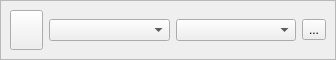
<?xml version="1.0" encoding="UTF-8"?>
<ui version="4.0">
 <class>SerialBox5_lite</class>
 <widget class="QWidget" name="SerialBox5_lite">
  <property name="geometry">
   <rect>
    <x>0</x>
    <y>0</y>
    <width>336</width>
    <height>60</height>
   </rect>
  </property>
  <layout class="QHBoxLayout" name="horizontalLayout">
   <property name="leftMargin">
    <number>0</number>
   </property>
   <property name="topMargin">
    <number>0</number>
   </property>
   <property name="rightMargin">
    <number>0</number>
   </property>
   <property name="bottomMargin">
    <number>0</number>
   </property>
   <item>
    <widget class="QFrame" name="frame">
     <property name="frameShape">
      <enum>QFrame::StyledPanel</enum>
     </property>
     <property name="frameShadow">
      <enum>QFrame::Raised</enum>
     </property>
     <layout class="QHBoxLayout" name="horizontalLayout_3">
      <item>
       <widget class="QPushButton" name="btn_power">
        <property name="maximumSize">
         <size>
          <width>33</width>
          <height>70</height>
         </size>
        </property>
        <property name="checkable">
         <bool>true</bool>
        </property>
       </widget>
      </item>
      <item>
       <layout class="QHBoxLayout" name="horizontalLayout_2">
        <item>
         <layout class="QVBoxLayout" name="verticalLayout">
          <item>
           <layout class="QGridLayout" name="gridLayout">
            <item row="0" column="1">
             <widget class="QComboBox" name="BaudBox"/>
            </item>
            <item row="0" column="2">
             <widget class="QToolButton" name="btn_refresh">
              <property name="text">
               <string>...</string>
              </property>
             </widget>
            </item>
            <item row="0" column="0">
             <widget class="QComboBox" name="PortBox"/>
            </item>
           </layout>
          </item>
         </layout>
        </item>
        <item>
         <layout class="QVBoxLayout" name="layout_power"/>
        </item>
        <item>
         <layout class="QVBoxLayout" name="layout_right_LOG"/>
        </item>
       </layout>
      </item>
     </layout>
    </widget>
   </item>
  </layout>
 </widget>
 <tabstops>
  <tabstop>PortBox</tabstop>
  <tabstop>btn_refresh</tabstop>
 </tabstops>
 <resources/>
 <connections/>
</ui>
